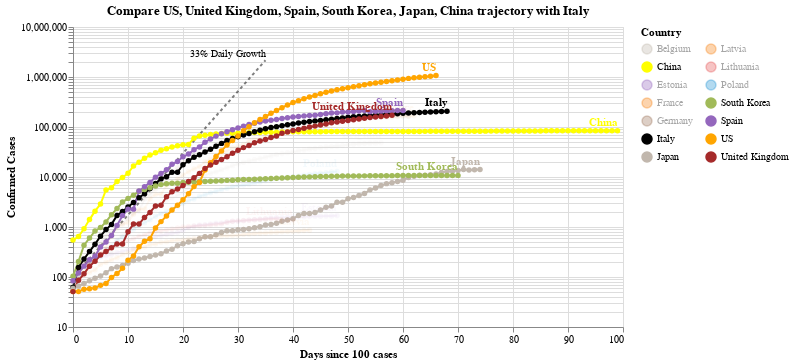

This figure's notebook cell:
### Code cell
#hide_input
chart2 = make_since_chart(dff2, ['US', 'United Kingdom', 'Spain', 'South Korea', 'Japan', 'China'], baseline_countries)
chart2

### Figure 1 — Vega-Lite specification as saved in the notebook (floating-point values rounded to 4 significant figures; data arrays with more than 128 entries replaced by an {"elided": "..."} marker saying what was removed)
{"config": {"view": {"continuousWidth": 400, "continuousHeight": 300}}, "layer": [{"mark": {"type": "line", "color": "black", "opacity": 0.5, "strokeDash": [3, 3]}, "encoding": {"x": {"type": "quantitative", "field": "Days since 100 cases"}, "y": {"type": "quantitative", "field": "Confirmed Cases"}}}, {"mark": {"type": "text", "align": "right", "dy": -6, "fontSize": 10, "text": "33% Daily Growth"}, "encoding": {"x": {"type": "quantitative", "field": "Days since 100 cases"}, "y": {"type": "quantitative", "field": "Confirmed Cases"}}, "transform": [{"filter": "(datum['Days since 100 cases'] >= 35)"}]}, {"data": {"name": "data-66fb4e68028b3564a4b90ae84c09cb7c"}, "mark": {"type": "line", "point": true}, "encoding": {"color": {"type": "nominal", "field": "Country", "legend": {"columns": 2}, "scale": {"domain": ["Belgium", "China", "Estonia", "France", "Germany", "Italy", "Japan", "Latvia", "Lithuania", "Poland", "South Korea", "Spain", "US", "United Kingdom"], "range": ["#C1B7AD", "yellow", "#9467bd", "#F58518", "#9D755D", "black", "#C1B7AD", "#F58518", "#E45756", "#2495D3", "#A1BA59", "#9467bd", "orange", "brown"]}}, "opacity": {"condition": {"value": 1, "selection": "selector005"}, "value": 0.05}, "tooltip": [{"type": "nominal", "field": "Country"}, {"type": "temporal", "field": "Date"}, {"type": "quantitative", "field": "Confirmed Cases"}, {"type": "quantitative", "field": "Days since 100 cases"}], "x": {"type": "quantitative", "field": "Days since 100 cases"}, "y": {"type": "quantitative", "field": "Confirmed Cases", "scale": {"type": "log"}}}, "selection": {"selector005": {"type": "multi", "fields": ["Country"], "bind": "legend", "init": [{"Country": "US"}, {"Country": "United Kingdom"}, {"Country": "Spain"}, {"Country": "South Korea"}, {"Country": "Japan"}, {"Country": "China"}, {"Country": "Italy"}]}}, "width": 550}, {"data": {"name": "data-66fb4e68028b3564a4b90ae84c09cb7c"}, "mark": {"type": "text", "align": "right", "dy": -8, "fontWeight": "bold"}, "encoding": {"color": {"type": "nominal", "field": "Country", "legend": {"columns": 2}, "scale": {"domain": ["Belgium", "China", "Estonia", "France", "Germany", "Italy", "Japan", "Latvia", "Lithuania", "Poland", "South Korea", "Spain", "US", "United Kingdom"], "range": ["#C1B7AD", "yellow", "#9467bd", "#F58518", "#9D755D", "black", "#C1B7AD", "#F58518", "#E45756", "#2495D3", "#A1BA59", "#9467bd", "orange", "brown"]}}, "opacity": {"condition": {"value": 1, "selection": "selector005"}, "value": 0.05}, "text": {"type": "nominal", "field": "Country"}, "tooltip": [{"type": "nominal", "field": "Country"}, {"type": "temporal", "field": "Date"}, {"type": "quantitative", "field": "Confirmed Cases"}, {"type": "quantitative", "field": "Days since 100 cases"}], "x": {"type": "quantitative", "field": "Days since 100 cases"}, "y": {"type": "quantitative", "field": "Confirmed Cases", "scale": {"type": "log"}}}, "transform": [{"filter": "(datum['Date'] >= 1588204800000)"}], "width": 550}], "data": {"name": "data-c1a3bbf4dd040f2e7e8e7a69520e3c2a"}, "title": "Compare US, United Kingdom, Spain, South Korea, Japan, China trajectory with Italy", "$schema": "https://vega.github.io/schema/vega-lite/v4.0.2.json", "datasets": {"data-c1a3bbf4dd040f2e7e8e7a69520e3c2a": [{"Days since 100 cases": 0, "Confirmed Cases": 100.0}, {"Days since 100 cases": 1, "Confirmed Cases": 133.0}, {"Days since 100 cases": 2, "Confirmed Cases": 176.9}, {"Days since 100 cases": 3, "Confirmed Cases": 235.3}, {"Days since 100 cases": 4, "Confirmed Cases": 312.9}, {"Days since 100 cases": 5, "Confirmed Cases": 416.2}, {"Days since 100 cases": 6, "Confirmed Cases": 553.5}, {"Days since 100 cases": 7, "Confirmed Cases": 736.1}, {"Days since 100 cases": 8, "Confirmed Cases": 979.1}, {"Days since 100 cases": 9, "Confirmed Cases": 1302.0}, {"Days since 100 cases": 10, "Confirmed Cases": 1732.0}, {"Days since 100 cases": 11, "Confirmed Cases": 2303.0}, {"Days since 100 cases": 12, "Confirmed Cases": 3064.0}, {"Days since 100 cases": 13, "Confirmed Cases": 4074.0}, {"Days since 100 cases": 14, "Confirmed Cases": 5419.0}, {"Days since 100 cases": 15, "Confirmed Cases": 7207.0}, {"Days since 100 cases": 16, "Confirmed Cases": 9586.0}, {"Days since 100 cases": 17, "Confirmed Cases": 12750.0}, {"Days since 100 cases": 18, "Confirmed Cases": 16960.0}, {"Days since 100 cases": 19, "Confirmed Cases": 22550.0}, {"Days since 100 cases": 20, "Confirmed Cases": 29990.0}, {"Days since 100 cases": 21, "Confirmed Cases": 39890.0}, {"Days since 100 cases": 22, "Confirmed Cases": 53060.0}, {"Days since 100 cases": 23, "Confirmed Cases": 70560.0}, {"Days since 100 cases": 24, "Confirmed Cases": 93850.0}, {"Days since 100 cases": 25, "Confirmed Cases": 124800.0}, {"Days since 100 cases": 26, "Confirmed Cases": 166000.0}, {"Days since 100 cases": 27, "Confirmed Cases": 220800.0}, {"Days since 100 cases": 28, "Confirmed Cases": 293700.0}, {"Days since 100 cases": 29, "Confirmed Cases": 390600.0}, {"Days since 100 cases": 30, "Confirmed Cases": 519500.0}, {"Days since 100 cases": 31, "Confirmed Cases": 690900.0}, {"Days since 100 cases": 32, "Confirmed Cases": 918900.0}, {"Days since 100 cases": 33, "Confirmed Cases": 1222000.0}, {"Days since 100 cases": 34, "Confirmed Cases": 1625000.0}, {"Days since 100 cases": 35, "Confirmed Cases": 2162000.0}], "data-66fb4e68028b3564a4b90ae84c09cb7c": {"elided": "867 records"}}}
